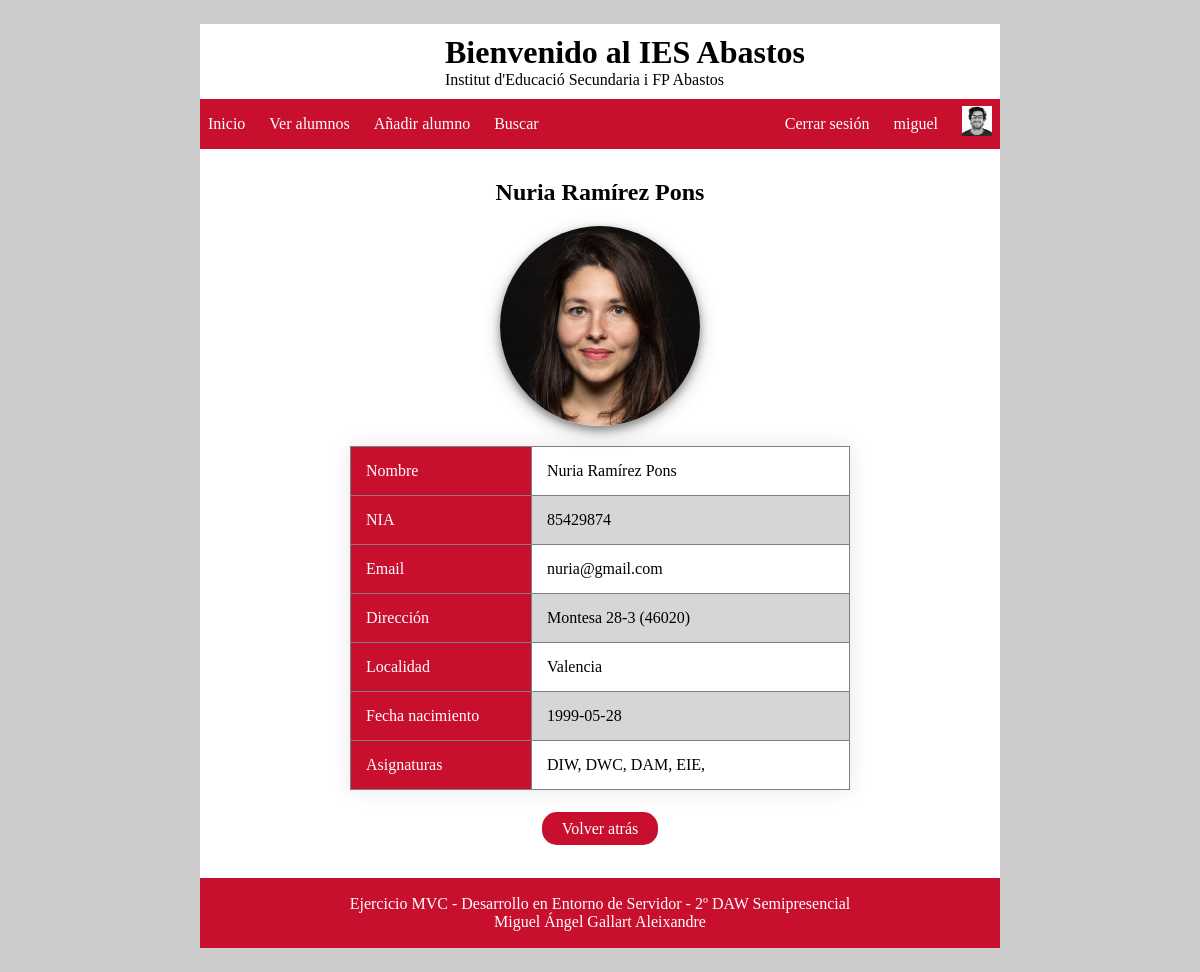
The page /index.php?ctl=ver&id=0 (signed in) on the database its author committed.
### tables this page shows
CREATE TABLE `alumnos` (
  `id` int(11) NOT NULL,
  `nombre` varchar(255) NOT NULL,
  `nia` int(8) NOT NULL,
  `email` varchar(255) NOT NULL,
  `direccion` varchar(255) NOT NULL,
  `cPostal` int(5) NOT NULL,
  `localidad` varchar(255) NOT NULL,
  `fNacimiento` date NOT NULL,
  `fPerfil` varchar(255) NOT NULL
);

CREATE TABLE `asignaturas` (
  `id` int(11) NOT NULL,
  `nombre` varchar(45) NOT NULL,
  `profesor` varchar(150) NOT NULL,
  `horasTotales` int(4) NOT NULL
);

### app/controlador/controller.php (called while the page is built, shortened)
<?php
    class Controller {
        public function ver() {
            try {
                $id = recoge('id');
                $m = new Alumnos();
                $params['alumnos'] = $m->infoAlumno($id);
                $a = new Alumnos();
                $asignaturas['alumnos'] = $a->asignaturasAlumno($id);
            } catch (Exception $e) {
                error_log($e->getMessage() . microtime() . PHP_EOL, 3, "logExceptio.txt");
                header('Location: index.php?ctl=error');
            } catch (Error $e) {
                error_log($e->getMessage() . microtime() . PHP_EOL, 3, "logError.txt");
                header('Location: index.php?ctl=error');
            }
            require __DIR__ . '/../templates/verAlumno.php';
        }
    }
?>

### app/libs/utils.php (called while the page is built, shortened)
<?php
    function recoge($var) {
        if (isset($_REQUEST[$var]))
            $tmp=strip_tags(sinEspacios($_REQUEST[$var]));
            else
                $tmp= "";
        return $tmp;
    }
    function sinEspacios($frase) {
        $texto = trim(preg_replace('/ +/', ' ', $frase));
        return $texto;
    }
?>

### app/modelo/classModelo.php (called while the page is built, shortened)
<?php
    class Modelo extends PDO {
        public function __construct() {
            $this->conexion = new PDO('mysql:host=' . Config::$mvc_bd_hostname . ';dbname=' . Config::$mvc_bd_nombre . '', Config::$mvc_bd_usuario, Config::$mvc_bd_clave);
        }
    }
?>

### app/modelo/classAlumnos.php (called while the page is built, shortened)
<?php
class Alumnos extends Modelo {
    public function infoAlumno($id) {
        $consulta = "select *
                     from alumnos
                     where id=:id";
        $result = $this->conexion->prepare($consulta);
        $result->bindParam(':id', $id);
        $result->execute();
        return $result->fetch();
    }
    public function asignaturasAlumno($id) {
        $consulta = "select asignaturas.nombre
                     from asignaturas
                     inner join clases
                     on clases.idAsignatura = asignaturas.id
                     where clases.idAlumno = :id";
        $result = $this->conexion->prepare($consulta);
        $result->bindParam(':id', $id);
        $result->execute();
        return $result->fetchAll();
    }
}

### app/templates/verAlumno.php (the view, shortened to what this page needs)
<div class="perfilAlumno">
    <h2><?php echo $params['alumnos']['nombre'] ?></h2>
    <?php
        echo "<img src='/img/alumnos/" . $params['alumnos']['fPerfil'] . "' class='fotoAlumno'>";
    ?>
</div>
<table border="1" class="datosAlumno">
    <tr>
        <td>Nombre</td>
        <td><?php echo $params['alumnos']['nombre'] ?></td>
    </tr>
    <tr>
        <td>NIA</td>
        <td><?php echo $params['alumnos']['nia']?></td>
    </tr>
    <tr>
        <td>Email</td>
        <td><?php echo $params['alumnos']['email']?></td>
    </tr>
    <tr>
        <td>Dirección</td>
        <td><?php echo $params['alumnos']['direccion'] . ' (' . $params['alumnos']['cPostal'] . ')'?></td>
    </tr>
    <tr>
        <td>Localidad</td>
        <td><?php echo $params['alumnos']['localidad']?></td>
    </tr>
    <tr>
        <td>Fecha nacimiento</td>
        <td><?php echo $params['alumnos']['fNacimiento']?></td>
    </tr>
    <tr>
        <td>Asignaturas</td>
        <td><?php
            foreach ($asignaturas['alumnos'] as $asignaturas) {
                echo $asignaturas['nombre'] . ", ";
            }
        ?></td>
    </tr>
</table>
<div class="volverAtras">
    <?php
        echo "<a href='index.php?ctl=listar' class='bVolver'>Volver atrás</a>";
    ?>
</div>
<?php include 'layout.php' ?>

### web/css/estilo.css (style rules this page uses)
:root { --color1: #c80f2e ; --color2: #d43f64; }
* { padding: 0; margin: 0; }
html { background-color:#ccc; }
body { width: 800px; margin: 2% auto; background-color: white; position: relative; min-height: 50vh; padding-bottom: 80px; }

### web/css/formularios.css (style rules this page uses)
.fotoAlumno { width:200px; height: 200px; border-radius: 50%; margin-bottom: 20px; box-shadow: 0 4px 8px 0 rgba(0, 0, 0, 0.4), 0 6px 20px 0 rgba(0, 0, 0, 0.19); object-fit: cover; }

### web/css/listadoAlumnos.css (style rules this page uses)
table { width: 600px; border-collapse: collapse; overflow: hidden; box-shadow: 0 0 20px rgba(0,0,0,0.1); margin: 0 auto; }
th, td { padding: 15px; background-color: rgba(255,255,255,0.2); color: black; }
tr:nth-child(2n+3) { background-color: #ccc; }
div.perfilAlumno { text-align: center; }
div.perfilAlumno h2 { padding-bottom: 20px; }
table.datosAlumno { width: 500px; }
table.datosAlumno tr:nth-child(2n+1) { background-color: white; }
table.datosAlumno tr:nth-child(2n+2) { background-color: #ccc; }
table.datosAlumno tr td:first-child { background-color: var(--color1); width: 150px; color: white; }
.volverAtras { text-align: center; margin-top: 30px; }
.volverAtras .bVolver { width: 100px; background-color: var(--color1); border-radius: 15px; padding: 8px 20px; color: white; text-decoration: none; margin-top: 20px; }

### rows shown on the page
alumnos: nombre "Nuria Ramírez Pons", fPerfil (picture), nia "85429874", email "nuria@gmail.com", direccion "Montesa 28-3", cPostal "46020", localidad "Valencia", fNacimiento "1999-05-28"
asignaturas: nombre "DIW"
asignaturas: nombre "DWC"
asignaturas: nombre "DAM"
asignaturas: nombre "EIE"

### other values the page prints
$_SESSION['nombreUsuario'] "miguel"
